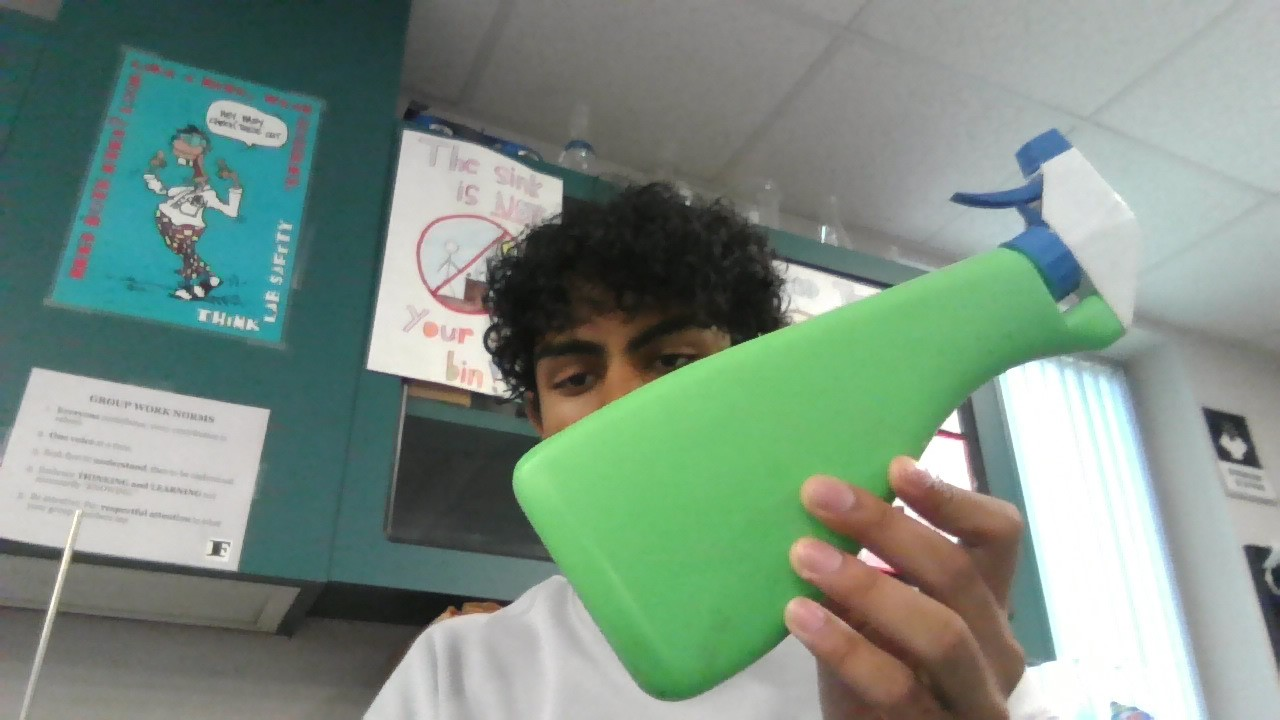
#> input picture OpenCV Stuff/Color Tracker Test/test.jpg, 1280 x 720 px, given in place of the camera
$ python Main.py
#> lines starting #> are read from the running program, lines starting #| are printed output that depends on the picture; after the words box and inside, x2 and y2 are one past the last pixel; in counts of white or black regions, pixels touching at a corner belong together
import cv2 as cv

cap = cv.VideoCapture(0)

mog = cv.createBackgroundSubtractorMOG2()

while True:
    ret, frame = cap.read()
#> frame is the input picture: shape (720, 1280, 3); mean B, G, R 130.5, 142.8, 124.1
    gray = cv.cvtColor(frame, cv.COLOR_BGR2GRAY)
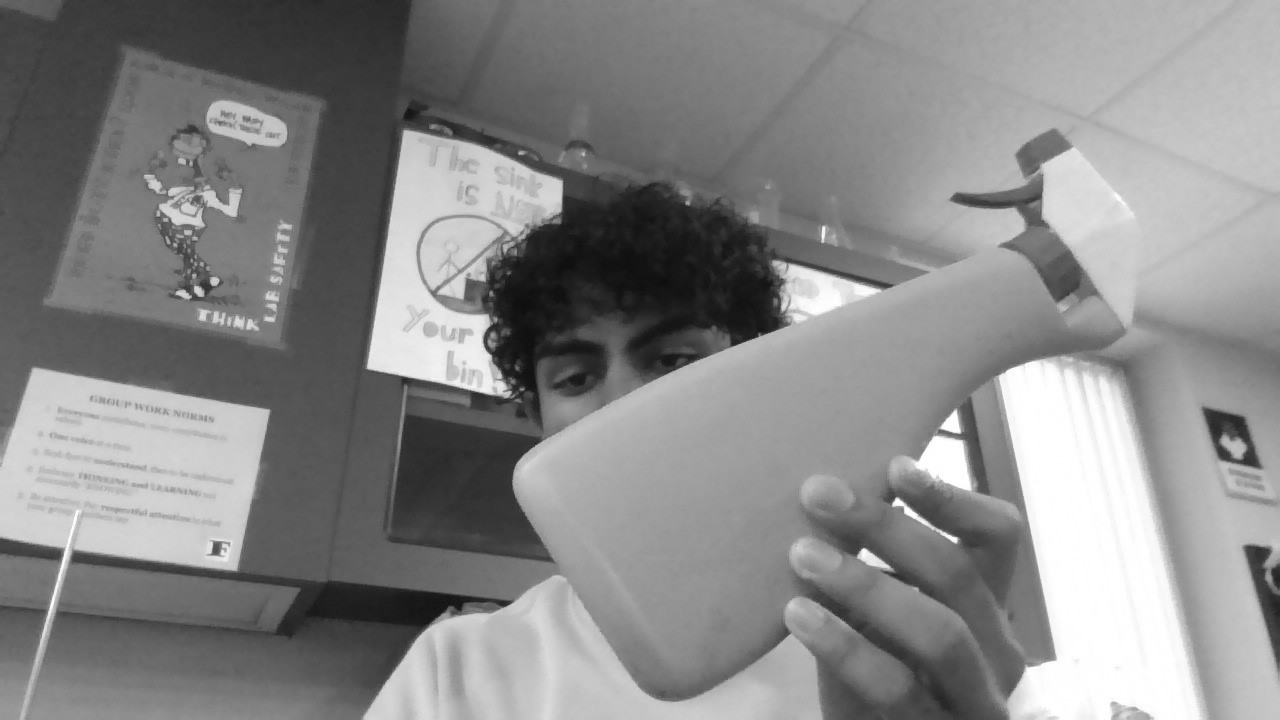
#> gray: shape (720, 1280); min 12, max 255, mean 135.8

    fgmask = mog.apply(gray)
#> fgmask: shape (720, 1280); every value is 127

    kernel = cv.getStructuringElement(cv.MORPH_ELLIPSE, (5, 5))
    fgmask = cv.erode(fgmask, kernel, iterations=1)
    fgmask = cv.dilate(fgmask, kernel, iterations=1)

    contours, hierarchy = cv.findContours(fgmask, cv.RETR_EXTERNAL, cv.CHAIN_APPROX_SIMPLE)
#> contours = [[[0, 0], [0, 719], [1279, 719], [1279, 0]]]

    for contour in contours:
        # Ignore small contours
        if cv.contourArea(contour) < 5000:
            continue

        # Draw bounding box around contour
        x, y, w, h = cv.boundingRect(contour)
        cv.rectangle(frame, (x, y), (x+w, y+h), (255, 0, 0), 2)
#> this loop made 1 pass
#> (contour, x, y, w, h) on pass 1: ([[0, 0], [0, 719], [1279, 719], [1279, 0]], 0, 0, 1280, 720)
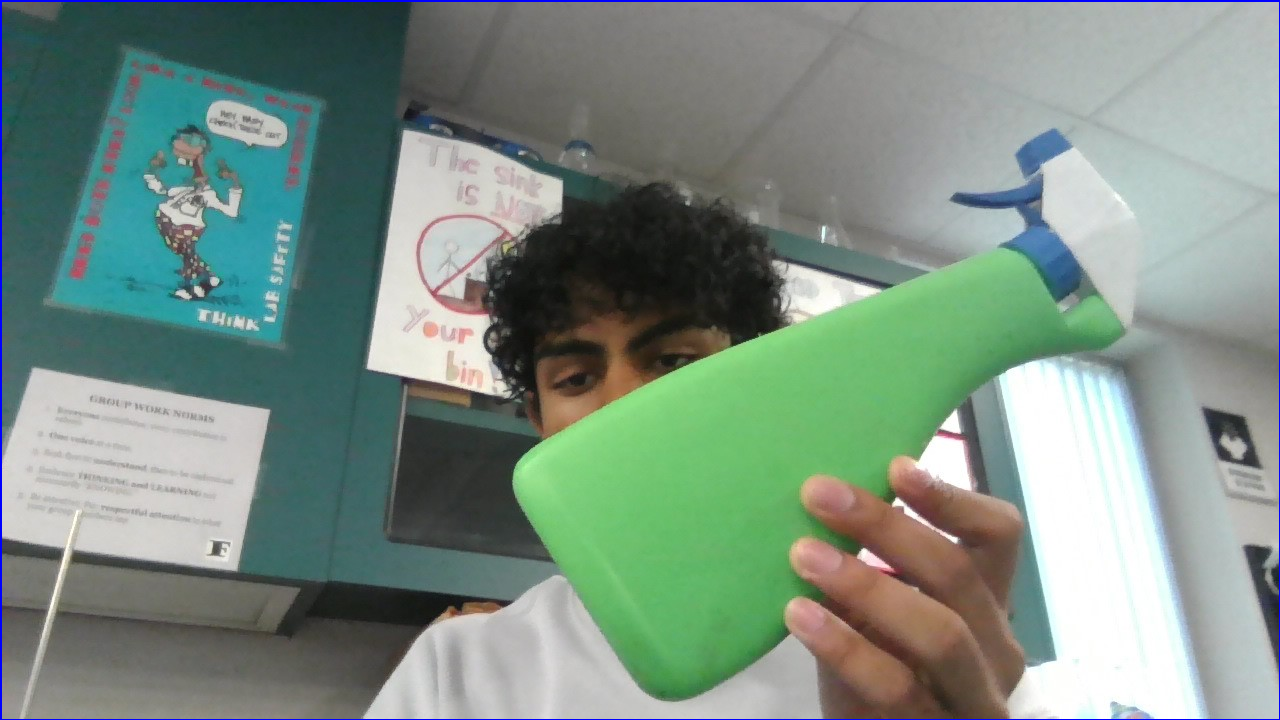
#> frame: shape (720, 1280, 3); 0.65% of pixels changed, all inside (x1, y1, x2, y2) = (0, 0, 1280, 720)

    cv.imshow('Motion Detection', frame[:,::-1])
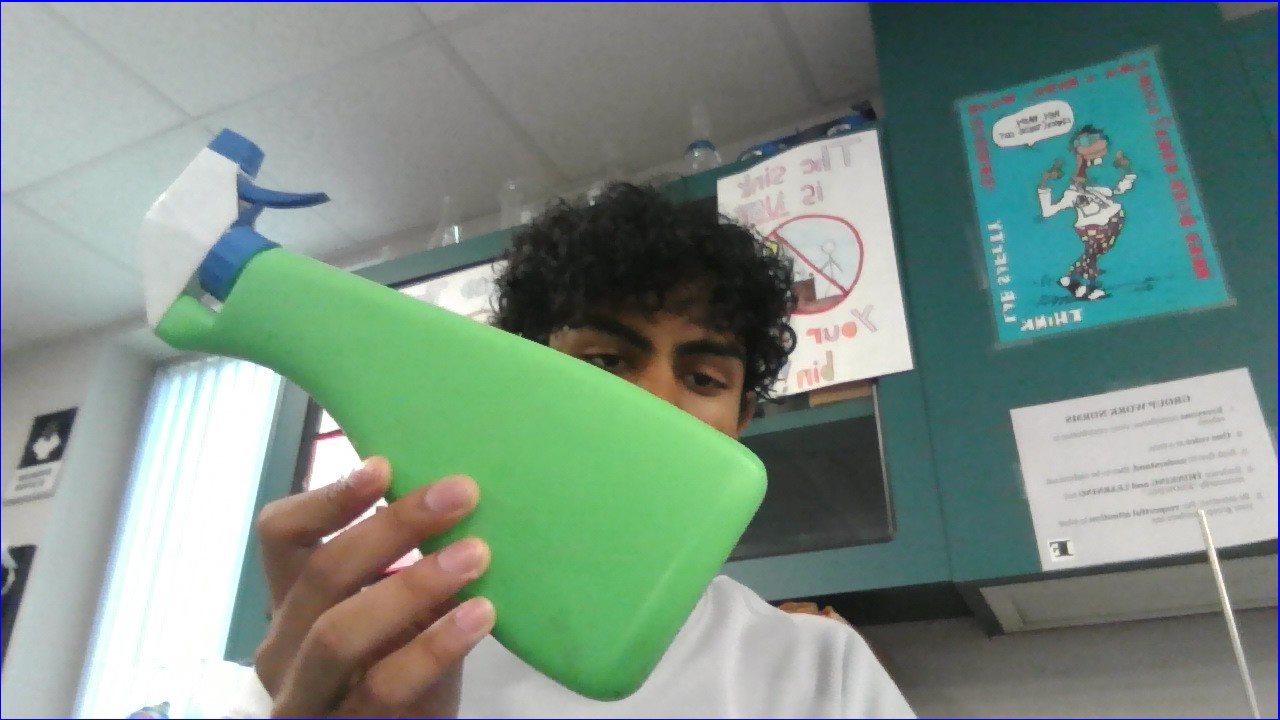
#> window 'Motion Detection': shape (720, 1280, 3); mean B, G, R 131.3, 141.9, 123.2
    if cv.waitKey(1) == ord('q'):
#> (key q is pressed here)
        break

cap.release()
cv.destroyAllWindows()
